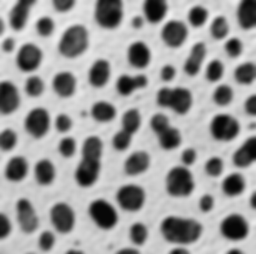
#> input picture INTERPOLATION /cells.png, 256 x 254 px, found by its file name
$ jupyter execute --allow-errors binarize.ipynb   (Python 2 division)   (older library calls are emulated)
#> lines starting #> are read from the running program, lines starting #| are printed output that depends on the picture; after the words box and inside, x2 and y2 are one past the last pixel; in counts of white or black regions, pixels touching at a corner belong together
[cell 1]
import cv2
import numpy as np
from matplotlib import pyplot as plt
np.seterr(divide='ignore', invalid='ignore')
img2 = cv2.imread("cells.png")
#> img2 is the input picture: shape (254, 256, 3); min 7, max 241, mean 151.7
#cv2.imshow('GoldenGate',gray_img)
#hist = cv2.calcHist([gray_img],[0],None,[256],[0,256])
hist,bins = np.histogram(img2.ravel(),255,[0,255])
#> hist = 255 values, max 5175 at index 203, min 0 at index 0, mean 765; bins = 256 values from 0 to 255

plt.hist(hist,bins,normed=True)
plt.title('Histogram for gray scale picture')
plt.show()
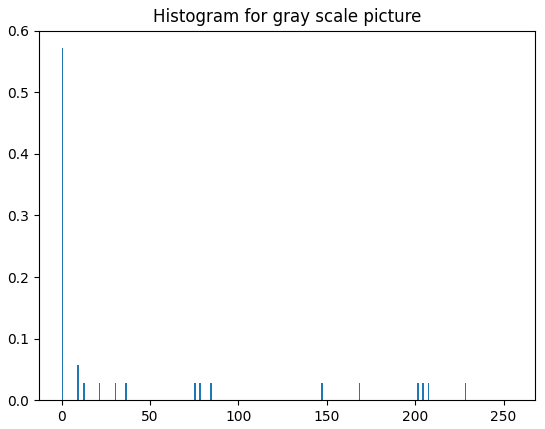
#> figure drawn by matplotlib, 1 panel; tallest bar 0.571 high, from x = 0 to 1

[cell 2]
img2 = cv2.imread("cells.png",1)
plt.imshow(img2)
plt.show()

#> (a cell that did not finish here is left out)

[cell 4]
import PIL

[cell 5]
img=PIL.Image.open("cells.png")

[cell 6]
img2 = cv2.imread("cells.png",0)
plt.imshow(img2)
plt.show()

[cell 7]
arr = np.array(img2)

[cell 8]
arr.shape
#> Out = (254, 256)

[cell 9]
plt.imshow(arr)
plt.show()

[cell 10]
ret,thresh = cv2.threshold(img2,0,255,cv2.THRESH_BINARY+cv2.THRESH_OTSU)
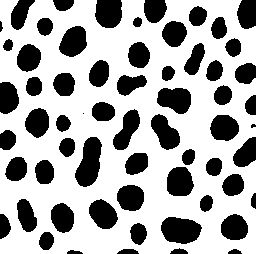
#> thresh: shape (254, 256); 66.3% white; 62 black regions (2 under 20 px), largest, box (x1, y1, x2, y2) and area: (75, 137, 102, 187) 894, (161, 217, 202, 244) 847, (157, 88, 191, 114) 679
#> ret = 130

[cell 11]
w,h = thresh.shape
#> w = 254; h = 256

[cell 12]
x,y = img2.shape
#> x = 254; y = 256

[cell 13]
data=np.zeros(shape=(254,256))

[cell 14]
arr.shape
#> Out = (254, 256)

[cell 15]
type(data)

[cell 16]
data

[cell 17]
for i in range(w):
    for j in range(h):
        if (int(arr[i][j]/ret)>=1):
            data[i,j]=1#255
        else:
            data[i,j]=0#0
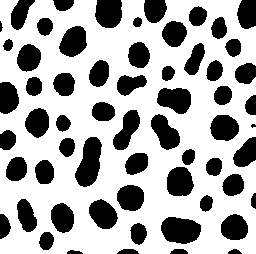
#> data: shape (254, 256) float64; values 0 (black) and 1 (white), 66.5% white; 61 black regions (1 under 20 px), largest, box (x1, y1, x2, y2) and area: (75, 137, 102, 187) 891, (161, 217, 201, 244) 845, (157, 88, 191, 114) 673

[cell 18]
data

[cell 19]
I=data

[cell 20]
a=0
C=np.zeros(shape=(x,y))
for i in range(x):
    for j in range(y):
        C[i][j]=a
        a=a+1
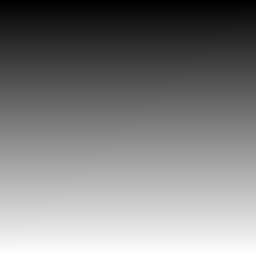
#> C: shape (254, 256) float64; min 0, max 65023, mean 32511.5; drawn with min black and max white
#> after the loop, a = 65024

[cell 21]
x,y=I.shape
R=np.zeros(shape=(x,y))
k=1
i=1
j=1
for i in range(x):
    for j in range(y):
        if (I[i][j]==1 and I[i][j-1]==0):
            if (I[i-1][j]==0):
                R[i][j]=k
                k=k+1
            elif (I[i-1][j]==1):
                R[i][j]=R[i-1][j]
        elif (I[i][j]==1 and I[i][j-1]==1):
            if (I[i-1][j]==0):
                R[i][j]=R[i][j-1]
            elif (I[i-1][j]==1):
                R[i][j]=R[i-1][j]
        if (R[i][j]==R[i][j]/R[i-1][j]):
            R[i][j]=R[i-1][j]
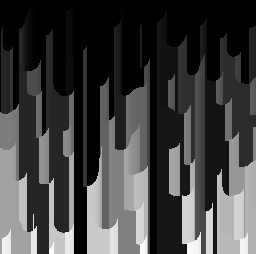
#> R: shape (254, 256) float64; min 0, max 357, mean 89.9; drawn with min black and max white
#> after the loop, k = 358

[cell 22]
b,count=np.unique(R,return_counts=True)
#> b = 350 values from 0 to 357

[cell 23]
len(count)
#> Out = 350

[cell 24]
type(count)

[cell 25]
dict(zip(b, zip(count)))

[cell 26]
b
#> Out = 350 values from 0 to 357

[cell 27]
d={}
#> (the rest of this cell did not finish here and is left out)

[cell 28]
f1=plt.plot(data)
plt.show()
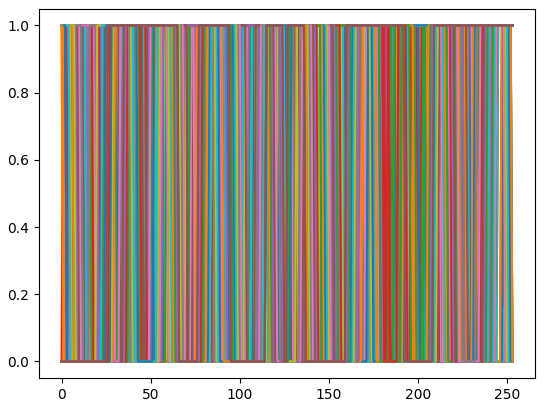
#> figure drawn by matplotlib, 1 panel; curve peaks at x = 0, y = 1; curve peaks at x = 0, y = 1; curve peaks at x = 0, y = 1

#> (a cell that did not finish here is left out)

[cell 30]
r = plt.hist(hist,bins,normed=True)
print "area", sum(np.diff(r[1])*r[0])
#| area 1.0
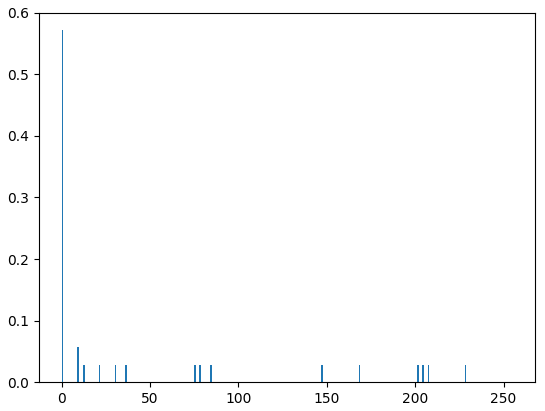
#> figure drawn by matplotlib, 1 panel; tallest bar 0.571 high, from x = 0 to 1

#> (a cell that did not finish here is left out)

[cell 32]
from scipy import stats

[cell 33]
bins
#> Out = 256 values from 0 to 255
